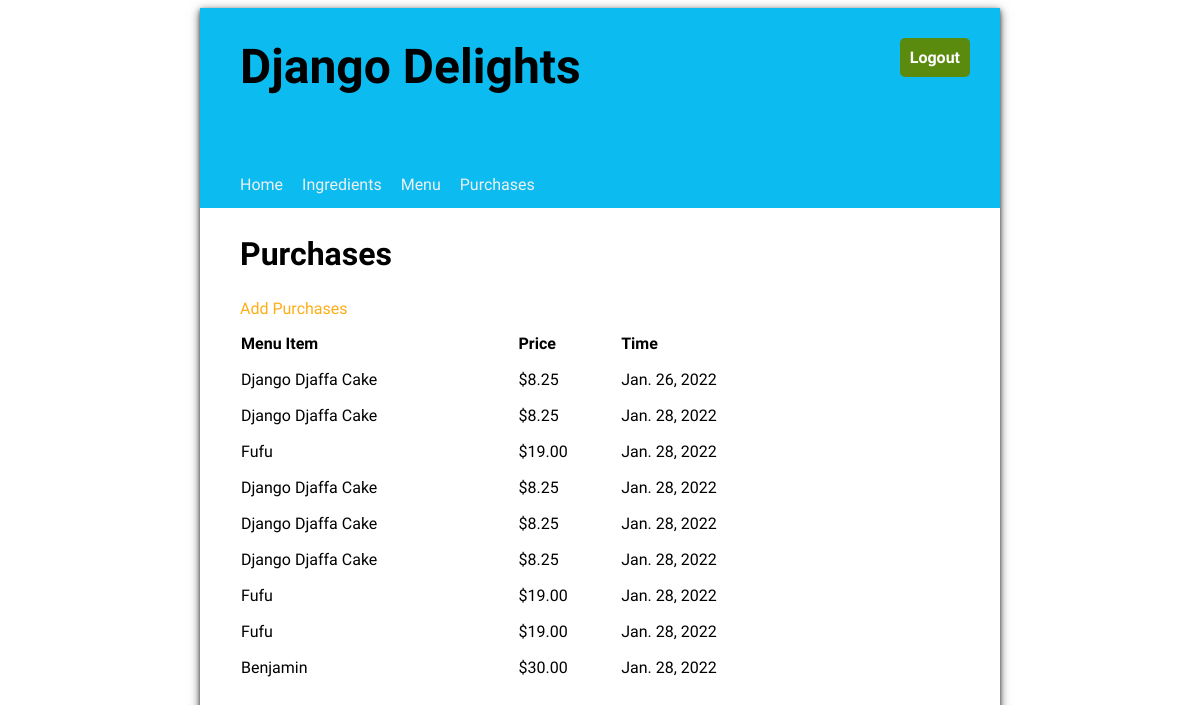
Page /purchase/list (signed in) on the committed database.
### inventory/models.py (models this page shows, shortened)
class Purchases(models.Model):
    menu_item = models.ForeignKey( MenuItems, on_delete =models.CASCADE)
    timestamp = models.DateField(auto_now = True)

class MenuItems(models.Model):
    title = models.CharField(max_length= 100)
    price = models.FloatField(default= 0.00)

### inventory/views.py (the view)
# urls.py: path("purchase/list", views.PurchasesList.as_view(), name = "purchaseslist"),
class PurchasesList(LoginRequiredMixin, ListView):
    model = Purchases
    template_name = "purchases_list_html"

### inventory/templates/inventory/purchases_list.html (shortened to what this page needs)
{% extends 'base.html' %}
{% load static %}
{% block content %}
    <h2>Purchases</h2>
    <a href = "{% url 'createpurchase' %}">Add Purchases</a>
    <table class="inventory-table">
        <thead>
            <tr>
                <th>Menu Item</th>
                <th>Price</th>
                <th>Time</th>
            </tr>
        </thead>
        <tbody>
        {% for purchase in purchases_list %}
            <tr>
                <td>{{ purchase.menu_item.title }}</td>
                <td class="price">${{ purchase.menu_item.price|stringformat:".2f" }}</td>
                <td>{{ purchase.timestamp }}</td>
            </tr>
        {% endfor %}
        </tbody>
    </table>
{% endblock %}

### inventory/static/inventory/style.css (style rules this page uses)
body { font-family: 'Oxygen', sans-serif; }
main h2 { font-size: 2em; }
main table { text-align: left; border-collapse: separate; border-spacing: 0 15px; width: 80%; }
a { text-decoration: none; color: #ffad15; }

### rows in the picture
Purchases: menu_item "Django Djaffa Cake", menu_item.price "8.25", timestamp "Jan. 26, 2022"
Purchases: menu_item "Django Djaffa Cake", menu_item.price "8.25", timestamp "Jan. 28, 2022"
Purchases: menu_item "Fufu", menu_item.price "19.00", timestamp "Jan. 28, 2022"
Purchases: menu_item "Django Djaffa Cake", menu_item.price "8.25", timestamp "Jan. 28, 2022"
Purchases: menu_item "Django Djaffa Cake", menu_item.price "8.25", timestamp "Jan. 28, 2022"
Purchases: menu_item "Django Djaffa Cake", menu_item.price "8.25", timestamp "Jan. 28, 2022"
Purchases: menu_item "Fufu", menu_item.price "19.00", timestamp "Jan. 28, 2022"
Purchases: menu_item "Fufu", menu_item.price "19.00", timestamp "Jan. 28, 2022"
Purchases: menu_item "Benjamin", menu_item.price "30.00", timestamp "Jan. 28, 2022"
